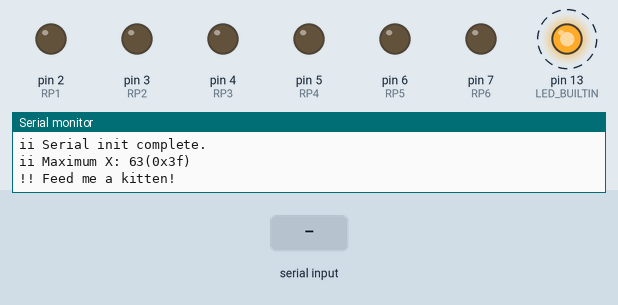
Recording of a sketch running on a simulated Arduino Uno, built with avr-gcc and run on an emulated ATmega328P. On the bench: output pins drawn as LEDs (lit = HIGH), the last lines printed to the serial monitor. Dashed ring = blinking. The inputs (shaded band) are chosen by the test bench.

Above: at 1.06 s.
1.3 s: "s 45\n" received over Serial
At 1.56 s:
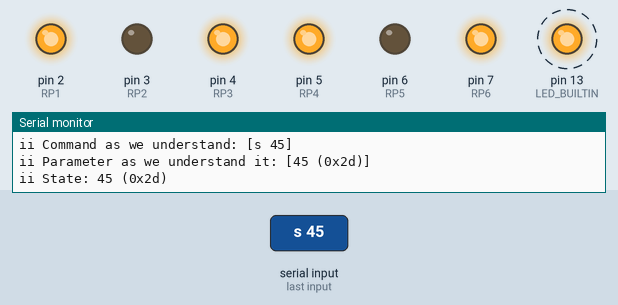
4.3 s: "d90\n" received over Serial
At 4.56 s:
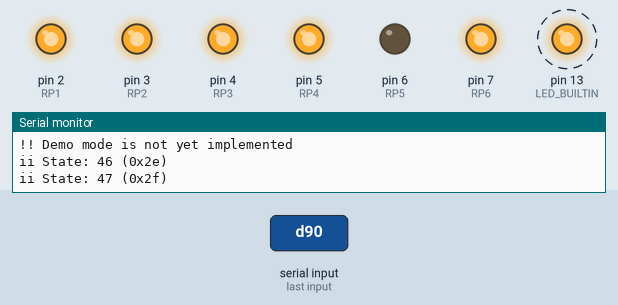
7.3 s: "?\n" received over Serial
At 7.31 s:
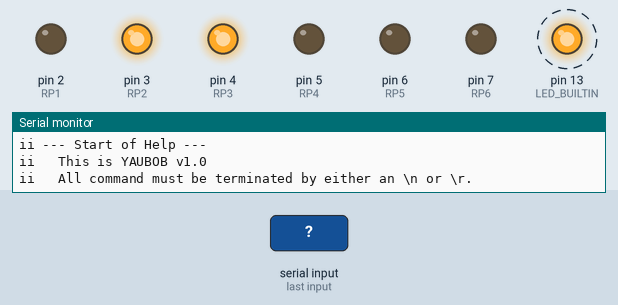
10.3 s: "d 45\n" received over Serial
At 11.31 s:
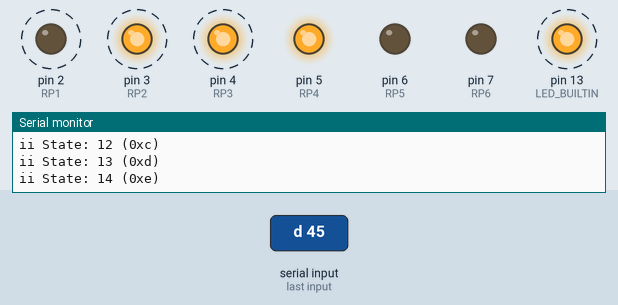
13.3 s: "90 45\n" received over Serial
At 13.31 s:
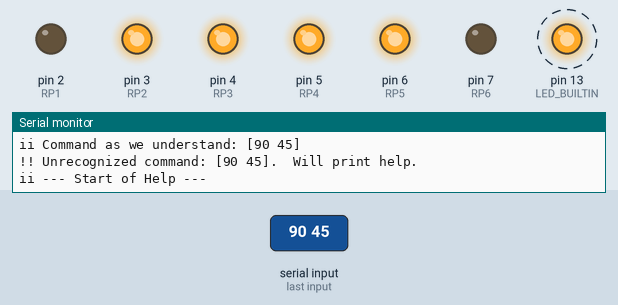
16.3 s: "d\n" received over Serial
At 17.57 s:
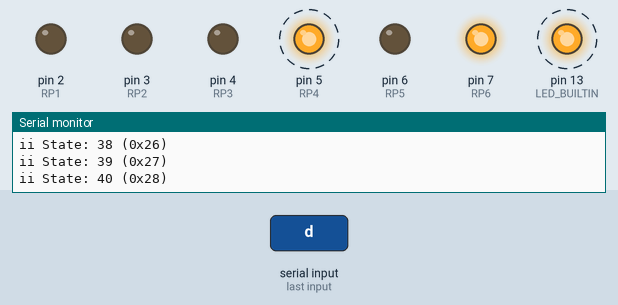
Timing chart, 0 to 22.0 s (numbered marks = the images above; inputs shaded):
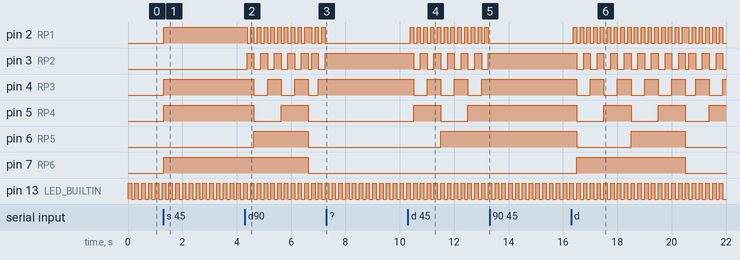

The sketch:

driver.ino
```cpp
// (licence header left out)
// Brute force way to reboot
void(* resetFunc) (void) = 0;

// Bit masks of the individual outputs in the output state
const unsigned char M_P1 = 0b00000001;
const unsigned char M_P2 = 0b00000010;
const unsigned char M_P3 = 0b00000100;
const unsigned char M_P4 = 0b00001000;
const unsigned char M_P5 = 0b00010000;
const unsigned char M_P6 = 0b00100000;

// When all of the outputs are on, what is the maximum output value.
// All masks above must be ORed together
const unsigned int OUTPUT_MAX = (M_P1 | M_P2 | M_P3 | M_P4 | M_P5 | M_P6);

// Pins of the individual outputs
const unsigned char RP1 = 2;
const unsigned char RP2 = 3;
const unsigned char RP3 = 4;
const unsigned char RP4 = 5;
const unsigned char RP5 = 6;
const unsigned char RP6 = 7;

// The "event loop" interval.
// The main event loops is freewheeling.  We use the interval predominantly for demo mode
// One/8 of a second ..
#define CLIKC_INTERVAL_US 125000

// Global output state
unsigned char outputState = 0;

// Shorthand typedef
typedef unsigned long timer_t;

// We use timerA and timerB for detecting timer wraparounds.
// Do we need to? I dunno.
timer_t timerA = 0;
timer_t timerB = 0;

// We only do stuff every so often
// This is the timestamp of the last click
timer_t lastClickTimerUs = 0;

// Main state enum.  The application can be in the following states
typedef enum
{
	// Application state at startup
	FIRST_START = 0,

	// The system has started receiving input, but has not yet received an \n or \r
	IN_COMMAND,

	// The system had been receiving input and has now received \n or \r.
	END_COMMAND,

	// No state.  The application has executed at least one conmmand after startup and is just here
	IM_HERE,

	// Demo mode.  Makes the ligths do pretty things :) :)
	DEMO

} EnMainState;

// Main application state
EnMainState stateMain = EnMainState::FIRST_START;

// Data being seent to us via serial connection
String commandBuffer;

// This is invoked by loop() every CLICK_INTERVAL_US
void doDemoMode()
{
	outputState += 1;

	updateOutput();

	if(outputState == OUTPUT_MAX)
	{
		outputState = 0;
	}

	return;
}

// Parses the incomming command
void doEndCommand()
{
	commandBuffer.trim();

	// Process command here...
	if(commandBuffer.length() < 1)
	{
		doError("Zero length command");
		switchState(IM_HERE);
	}
	else
	{
		printInfo("Command as we understand: [" + commandBuffer + "]");

		// XXX this is an overflow waiting to happen.  Will lead to a remote code excution vulnerability on the board
		int partVect[8];
		int spaces=0, i=-1;

		while( (i = commandBuffer.indexOf(' ',i+1)) > -1)
		{
			partVect[spaces]=i;
			spaces += 1;
		}

		partVect[spaces] = commandBuffer.length();

		// Number of parts is always? more than spaces
		int parts = spaces + 1;

		/*
		printInfo("Spaces found: " + String(spaces));
		printInfo("Partsfound: " + String(parts));

		for(i=0;i<parts;i++)
		{
			String s = commandBuffer.substring(j,partVect[i]);
			//printInfo(String(i) + " @" + String(partVect[i]) + " [" + s + "]");

			// Skip the space at the actual mark
			j = partVect[i] + 1;
		}*/


		// Command buffer has somehting in it
		if(commandBuffer[0] == 'h' || commandBuffer[0] == 'v' || commandBuffer[0] == '?')
		{
			dumpHelp();
			switchState(IM_HERE);
		}
		else if(commandBuffer[0] == 'r')
		{
			printInfo("We are rebooting");
			resetFunc();
		}
		else if(commandBuffer[0] == 's')
		{
			if(parts < 2)
			{
				doError("Insuficient parameters for command 's'");
			}
			else
			{
				int x = commandBuffer.substring(partVect[0] + 1,partVect[1]).toInt();
				printInfo("Parameter as we understand it: [" + String(x,DEC) + " (0x" + String(x,HEX) + ")]");
				outputState = (unsigned char)x;
				updateOutput();
			}

			switchState(IM_HERE);
		}
		else if(commandBuffer[0] == 'd')
		{
			printError("Demo mode is not yet implemented");
			switchState(DEMO);
		}
		else
		{
			doError("Unrecognized command: [" + commandBuffer + "].  Will print help.");
			switchState(IM_HERE);
		}
	}
}

// Invoked by the Arduino API  repeatedly.
void loop()
{
	timerB = timerA;
	timerA = micros();

	if( timerB == 0)
	{
		// First invocation.  Need to counters populated to hava delta
		return;
	}

	// We always expect timerA to be higher than timerB because micros() is monotonic ... until it wraps
	// If that is not the case that means the timer wrapped

	if( timerB > timerA)
	{
		// Lets not overthink this ...
		printInfo("Timer wrap");
		lastClickTimerUs = timerA;
	}

	// At this point timerA contains the most recentish timestamp

	if(stateMain == FIRST_START)
	{
		// It's the first start ...
		lastClickTimerUs = timerA;
		switchState(IM_HERE);
	}

	bool shouldClick = false;

	if( (timerA - lastClickTimerUs) >= CLIKC_INTERVAL_US)
	{
		lastClickTimerUs = timerA;
		digitalWrite(LED_BUILTIN,!digitalRead(LED_BUILTIN));
		shouldClick = true;
	}


	// Command processing first ...
	if(stateMain == EnMainState::END_COMMAND)
	{
		doEndCommand();
	}// stateMain -== END_COMMAND


	if(shouldClick)
	{
		// The only time we care about this is in demo mode ...
		if(stateMain == EnMainState::DEMO)
		{
			doDemoMode();
		}
	}
}

// Switches to new application state
// We do this in a separate method so that we don't have
// to do repeat mode switching housekeeping throughout the code.
void switchState(const EnMainState _newState)
{
	// check old state
	if(stateMain == EnMainState::END_COMMAND)
	{
		// reset command buffer
		commandBuffer = "";
	}

	stateMain = _newState;

	return;
}

// This gets invoked between loop() invocations
void serialEvent()
{
	while( Serial.available() > 0)
	{
		int inByte = Serial.read();

		if(inByte < 0)
		{
			// The read failed.  Do we care? If there's no more data the loop should terminate above
			printError("Failed to read serial?");
			continue;
		}

		if(stateMain == EnMainState::END_COMMAND)
		{
			// We have a command in the buffer that hasn't been processed yet.
			// We continue to sink characters until the previous command is processed
			printError("Invalid program state - previous command has not been processed.");
			continue;
		}

		if(inByte == '\n' || inByte == '\r')
		{
			switchState(EnMainState::END_COMMAND);
			continue;
		}

		// At this point all that's left is a character in state of either FIRST_STATE,IN_COMMAND, or IM_HERE
		commandBuffer += (char)inByte;
	} // Serial.available
}

void setup()
{
	Serial.begin(115200);

	Serial.print("\r\n");

	printInfo("Serial init complete.");

	pinMode(RP1, OUTPUT);
	pinMode(RP2, OUTPUT);
	pinMode(RP3, OUTPUT);
	pinMode(RP4, OUTPUT);
	pinMode(RP5, OUTPUT);
	pinMode(RP6, OUTPUT);
	pinMode(LED_BUILTIN,OUTPUT);

	digitalWrite(RP1, LOW);
	digitalWrite(RP2, LOW);
	digitalWrite(RP3, LOW);
	digitalWrite(RP4, LOW);
	digitalWrite(RP5, LOW);
	digitalWrite(RP6, LOW);

	digitalWrite(LED_BUILTIN,HIGH);

	printInfo("Maximum X: " + String(OUTPUT_MAX,DEC) + "(0x" + String(OUTPUT_MAX,HEX) + ")");
	printError("Feed me a kitten!");

	return;
}

void updateOutput()
{
	if(outputState > OUTPUT_MAX)
	{
		printError("Output state clipped to 0x" + String(OUTPUT_MAX,HEX) );
		outputState = OUTPUT_MAX;
	}

	digitalWrite(RP1, outputState & M_P1);
	digitalWrite(RP2, outputState& M_P2);
	digitalWrite(RP3, outputState& M_P3);
	digitalWrite(RP4, outputState& M_P4);
	digitalWrite(RP5, outputState& M_P5);
	digitalWrite(RP6, outputState& M_P6);

	printInfo("State: " + String(outputState,DEC) + " (0x" + String(outputState,HEX) + ")");

	return;
}

void printInfo(const String& _msg)
{
	Serial.print("ii ");
	Serial.println(_msg);
	Serial.flush();

	return;
}

void doError(const String& _msg)
{
	printError(_msg);
	dumpHelp();
	switchState(IM_HERE);

	return;
}

void printError(const String& _msg)
{
	Serial.print("!! ");
	Serial.println(_msg);
	Serial.flush();

	return;
}

void dumpHelp()
{
	printInfo("--- Start of Help ---");
	printInfo("\tThis is YAUBOB v1.0");
	printInfo("\tAll command must be terminated by either an \\n or \\r.");
	printInfo("\t v|?|h - Help; this");
	printInfo("\t r - Reboot/reset");
	printInfo("\t d - Demo mode");
	printInfo("\t s X - Set outputs where X is the bitmap in decimal form. Ex. s 1 will turn on first output.  s 2 will turn on second.  s 3 will turn on first and second and so forth in that manner.");
	printInfo("--- End of Help ---");
	Serial.flush();

	return;
}
```

Measured:
- after the input at 1.3 s, pin 2 (RP1), pin 4 (RP3), pin 5 (RP4), pin 7 (RP6): LOW → HIGH at once
- after the input at 4.3 s, pin 2 (RP1): HIGH → LOW after 0.08 s, → HIGH 0.13 s later, → LOW 0.13 s later, → HIGH 0.13 s later, … (23 changes in this stretch); pin 3 (RP2): goes 4 × (HIGH 0.25 s, LOW 0.25 s), HIGH 0.25 s, LOW 0.13 s, HIGH 0.25 s, LOW 0.25 s, then HIGH, starting after 0.08 s
- after the input at 7.3 s, pin 2 (RP1): stops changing and stays LOW; pin 3 (RP2), pin 4 (RP3): stops changing and stays HIGH; pin 5 (RP4): stays LOW (without the input it goes to HIGH after 0.21 s); pin 6 (RP5): stays LOW (without the input it goes to HIGH after 1.2 s)
- after the input at 10.3 s, pin 2 (RP1): alternates HIGH for 0.13 s and LOW for 0.13 s, starting after 0.08 s; pin 3 (RP2): alternates HIGH for 0.25 s and LOW for 0.25 s, starting after 0.21 s
- after the input at 13.3 s, pin 2 (RP1): stops changing and stays LOW; pin 3 (RP2), pin 4 (RP3): stops changing and stays HIGH; pin 5 (RP4), pin 6 (RP5): stays HIGH (without the input it goes to LOW after 0.21 s); pin 7 (RP6): stays LOW (without the input it goes to HIGH after 0.21 s)
- after the input at 16.3 s, pin 2 (RP1): goes 16 × (HIGH 0.13 s, LOW 0.13 s), HIGH 0.25 s, 5 × (LOW 0.13 s, HIGH 0.13 s), then LOW, starting after 0.08 s; pin 3 (RP2): HIGH → LOW after 0.21 s, → HIGH 0.25 s later, → LOW 0.25 s later, → HIGH 0.25 s later, … (23 changes in this stretch)
- by itself, pin 13 (LED_BUILTIN): alternates HIGH for 0.13 s and LOW for 0.13 s
